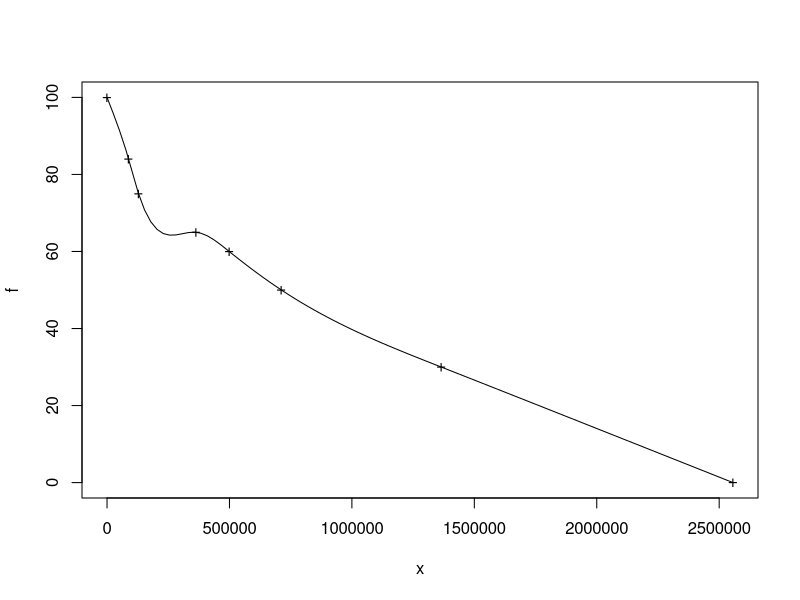
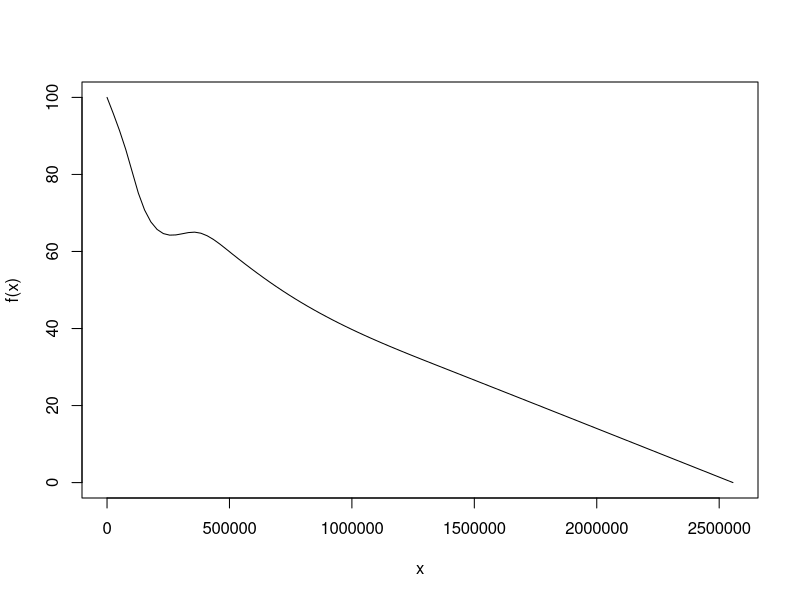
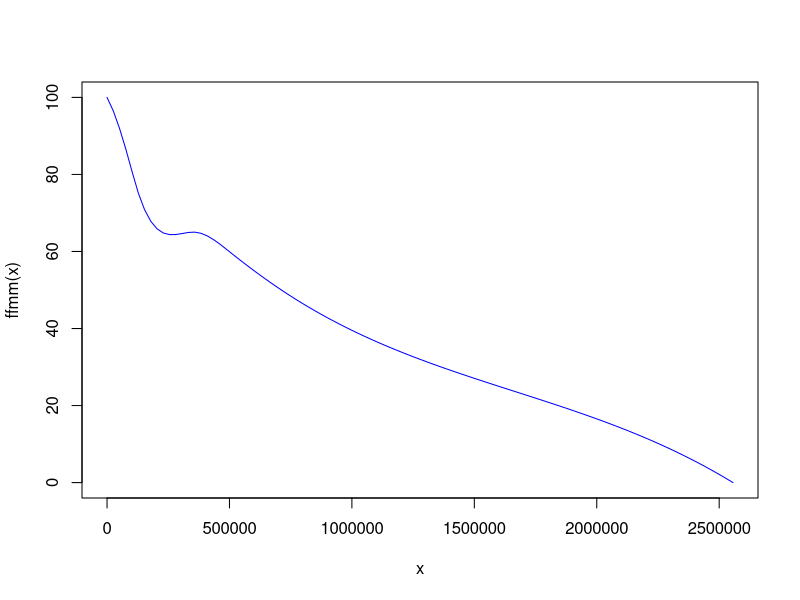
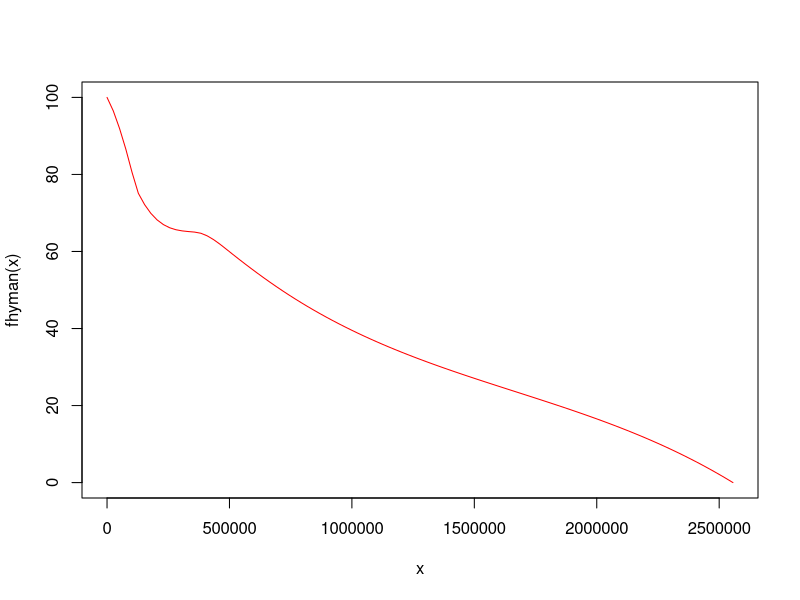
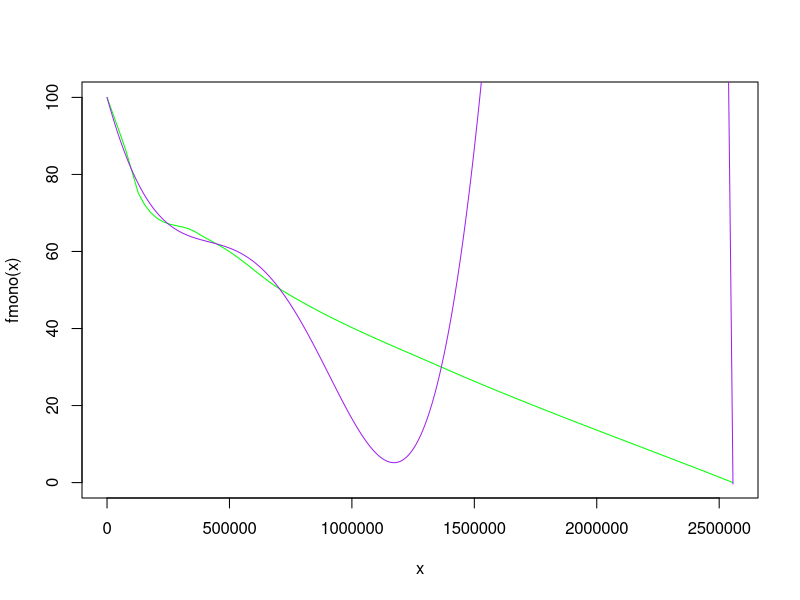

Write R code to recreate these figures, in order.
data <- c(xy.coords(0,100), xy.coords(2556288,0), xy.coords(1364832,30), xy.coords(711936,50), xy.coords(498816,60), xy.coords(362880,65), xy.coords(128640,75), xy.coords(88120,84))

data <- xy.coords(list(0, 88120, 128640, 362880, 498816, 711936, 1364832, 2556288), list(100, 84, 75, 65, 60, 50, 30, 0))
f <- splinefun(data)

# From mathematica
s <- 1:2556299; y <- 100 + s * (-0.0002298 + 4.36414*10^-10*s - 8.57647*10^-22*s^3 + 7.30739*10^-28*s^4 - 1.63087*10^-34*s^5)
# The input data based on real values + educated guesses
data <- xy.coords(list(0, 88120, 128640, 362880, 498816, 711936, 1364832, 2556288), list(100, 84, 75, 65, 60, 50, 30, 0))
f <- splinefun(data, method="natural")
ffmm <- splinefun(data, method="fmm")
# This ones seems best because it doesn't go back up again 
fhyman <- splinefun(data, method="hyman")
fmono <- splinefun(data, method="monoH.FC")
plot(f, from=1, to=2556288)
points(list(0, 88120, 128640, 362880, 498816, 711936, 1364832, 2556288), list(100, 84, 75, 65, 60, 50, 30, 0), pch="+")
curve(f, from=1, to=2556288)
curve(ffmm, from=1, to=2556288, col="blue")
curve(fhyman, from=1, to=2556288, col="red")
curve(fmono, from=1, to=2556288, col="green")
lines(s, y, col="purple")
